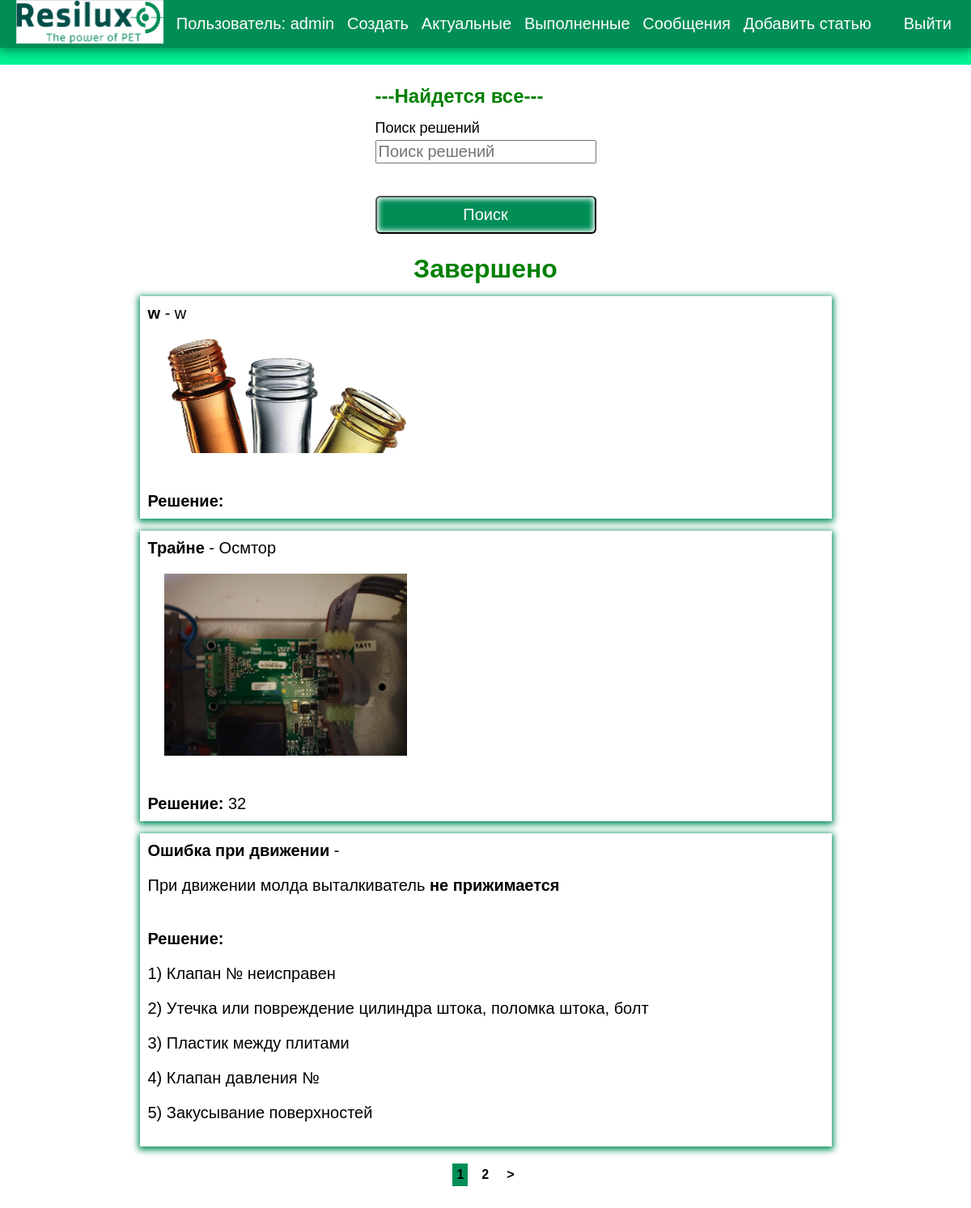
Screenshot of /tasks/completed/ (signed in) with the database file from the repository.
### tasks/models.py (models this page shows, shortened)
class Task(models.Model):
    title = models.CharField(max_length=100, verbose_name="Задача")
    lines = models.ForeignKey('Lines', on_delete=models.CASCADE, default="", verbose_name="Линия")
    place = models.ForeignKey('Place', on_delete=models.CASCADE, default="", verbose_name="Место")
    memo = models.TextField(blank=True, verbose_name="Проблема")
    memo_images = models.ImageField(upload_to="memo/%Y/%m/%d/", blank=True, verbose_name="Фото беды")
    decision = models.TextField(blank=True, verbose_name="Решение")
    decision_images = models.ImageField(upload_to="decision/%Y/%m/%d/", blank=True, verbose_name="Фото решения")
    created = models.DateField(auto_now_add=True, verbose_name="Создано")
    data_complete = models.DateField(blank=True, null=True, verbose_name="Дата решения")
    important = models.BooleanField(default=False, verbose_name="Важность")
    user = models.ForeignKey(User, on_delete=models.CASCADE, verbose_name="Ответственный")
    class Meta:
        verbose_name = "задача"
        verbose_name_plural = "задачи"

### tasks/views.py (the view)
# urls.py: path('completed/', views.completed_tasks, name='completedtasks'),
def completed_tasks(request):
    search_query, ts = search_task(request)
    custom_range, ts = paginate_projects(request, ts, 3)
    title = "Завершенные задачи"
    contex = {
        'tasks': ts,
        'search_query': search_query,
        'custom_range': custom_range,
        'title': title,
    }
    return render(request, 'tasks/completedtasks.html', contex)

### tasks/utils.py (called while the page is built)
def search_task(request):
    search_query = ''
    if request.GET.get('search_query'):
        search_query = request.GET.get('search_query')
    ts = Task.objects.filter(data_complete__isnull=False).order_by('-data_complete').filter(
        Q(title__icontains=search_query) |
        Q(memo__icontains=search_query) |
        Q(lines__line__icontains=search_query)
    )
    return search_query, ts

def paginate_projects(request, ts, results):
    page = request.GET.get('page')
    paginator = Paginator(ts, results)
    try:
        ts = paginator.page(page)
    except PageNotAnInteger:  # http://127.0.0.1:8000/projects/?page=assa
        page = 1
        ts = paginator.page(page)
    except EmptyPage:  # http://127.0.0.1:8000/projects/?page=100000
        page = paginator.num_pages  # последняя страница
        ts = paginator.page(page)
    left_index = int(page) - 4
    if left_index < 1:
        left_index = 1
    right_index = int(page) + 5
    if right_index > paginator.num_pages:
        right_index = paginator.num_pages + 1
    custom_range = range(left_index, right_index)
    return custom_range, ts

### tasks/templates/tasks/completedtasks.html (shortened to what this page needs)
{% extends 'tasks/base.html' %}
{% block content %}
<section class="hero-section text-center">
    <div class="container container--narrow">
        <div class="hero-section__box">
            <h2>---Найдется все--- </h2>
        </div>
        <div class="hero-section__search">
            <form class="form" action="#" method="get">
                <div class="form__field">
                    <label for="formInput#search">Поиск решений </label>
                    <input class="input input--text" id="formInput#search" type="text" name="search_query"
                           value="{{ search_query }}"
                           placeholder="Поиск решений "/>
                </div>
                <input class="btn btn--sub btn--lg" type="submit" value="Поиск"/>
            </form>
        </div>
    </div>
</section>
<h1>Завершено</h1>
<ul class="task_finish">
    {% for task in tasks %}
    <li class="comp_task">
        <b>{{ task.title}}</b>
        {% if task.memo %}
        - {{ task.memo|safe }}
        {% endif %}
        {% if task.memo_images %}
        <a href="{{ task.memo_images.url }}"><img src="{{ task.memo_images.url }}" width="300" alt=""></a>
        {% endif %}
        <br>
        <b>Решение: </b> {{ task.decision|safe }}
    </li>
    {% endfor %}
</ul>
{% include 'tasks/pagination.html' with queryset=tasks %}
{% endblock %}

### tasks/templates/tasks/base.html (shortened to what this page needs)
<!DOCTYPE html>
{% load static %}
<html lang="ru">
<head>
    <link rel="stylesheet" href="{% static 'css/style.css' %}">
</head>
<body>
<div class="menu">
    <div class="wrap_menu">
        <ul>
            <div class="logo">
                <a href="{% url 'index' %}">
                    <img src="{% static 'tasks/resilux.png' %}" alt="">
                </a>
            </div>
            {% if user.is_authenticated %}
            <li class="logo">Пользователь: {{ user.username}}</li>
            <li><a href="{% url 'createtask' %}">Создать</a></li>
            <li><a href="{% url 'currenttasks' %}">Актуальные</a></li>
            <li><a href="{% url 'completedtasks' %}">Выполненные</a></li>
            <li><a href="{% url 'inbox' %}">Сообщения</a></li>
            <li><a href="{% url 'add_page' %}">Добавить статью</a></li>
            <li>
                <form action="{% url 'logoutuser' %}" method="post">
                    <button class="top">Выйти</button>
                </form>
            </li>
            {% else %}
            <li><a href="{% url 'signupuser' %}">Зарегистрироваться</a></li>
            <li><a href="{% url 'completedtasks' %}">Выполненные</a></li>
            <li><a href="{% url 'loginuser' %}">Войти</a></li>
            {% endif %}
        </ul>
    </div>
</div>
<div class="content">
    <div class="wrap">
        {% block content %}
        {% endblock %}
    </div>
</div>
</body>
</html>

### tasks/static/css/style.css (style rules this page uses)
body { padding: 0; margin: 0; font-family: Verdana, Geneva, Tahoma, sans-serif; background: #00f291; }
.wrap { max-width: 1400px; margin: auto; padding: 10px 30px; box-sizing: border-box; background: #fff; }
.menu { background: #008e56; box-shadow: 0 2px 12px 2px #008e56; position: fixed; top: 0; width: 100%; }
.menu ul { list-style: none; padding-left: 20px; display: flex; justify-content: space-between; align-items: center; font-size: 20px; margin: 0; }
.menu a, .menu li { color: #fff; text-decoration: none; }
.content .wrap { display: flex; flex-direction: column; align-items: center; justify-content: center; margin-top: 80px; }
h1, h2 { color: green; margin: 15px 0; }
.btn { background: #008e56; color: #fff; border-radius: 6px; box-shadow: inset 0 0 6px 2px #fff; padding: 10px 40px; margin-top: 40px; font-size: 20px; cursor: pointer; }
input { width: 100%; box-sizing: border-box; margin-top: 4px; margin-bottom: 10px; }
.top { padding: 4px 24px; margin-top: 0; background: transparent; border: none; color: #fff; box-shadow: none; font-size: 20px; }
.content ul { list-style: none; padding: 0; margin: 0; }
.content li { margin-bottom: 15px; }
.comp_task { box-shadow: 0 2px 8px 2px #008e56; font-size: 20px; padding: 10px; }
.content a { color: #000; display: block; padding: 20px; text-decoration: none; }
.but select,textarea, input { display: flex; align-items: flex-end; font-size: 20px; }
.task_finish { width: 75%; }
form label { font-size: 18px; }

### rows the page displays
Task: title "w", memo "w", memo_images (picture)
Task: title "Трайне", memo "Осмтор", memo_images (picture), decision "32"
Task: title "Ошибка при движении", memo "При движении молда выталкиватель не прижимается", decision "1) Клапан № неисправен 2) Утечка или повреждение цилиндра штока, поломка штока, болт 3) Пластик между плитами 4) Клапан давления № 5) Закусывание поверхностей"

### other values shown
{{ user.username }} "admin"
{{ page }} "1"
{{ page }} "2"
